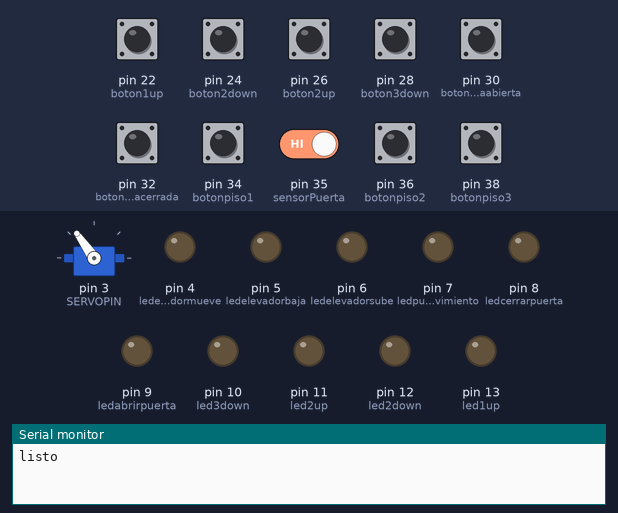
Recording of a sketch running on a simulated Arduino Mega 2560, built with avr-gcc and run on an emulated ATmega2560. Shown: servo, output pins drawn as LEDs (lit = HIGH), the last lines printed to the serial monitor. Inputs (shaded band) come from the test bench; at power-on: pin 22 (boton1up), pin 24 (boton2down), pin 26 (boton2up), pin 28 (boton3down), pin 30 (botonpuertaabierta), pin 32 (botonpuertacerrada), pin 34 (botonpiso1), pin 35 (sensorPuerta), pin 36 (botonpiso2), pin 38 (botonpiso3) HIGH.

Above: at 1.2 s.
1.3 s: pin 22 (boton1up) pulled LOW for 0.15 s
At 2.3 s:
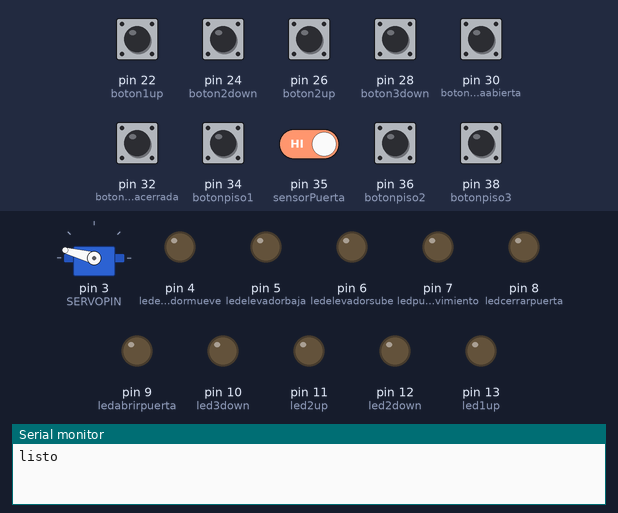
2.9 s: pin 24 (boton2down) pulled LOW for 0.15 s
At 3.6 s:
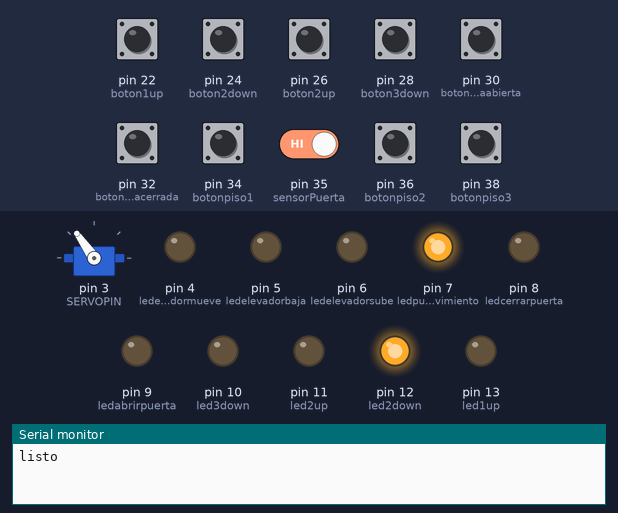
4.6 s: pin 26 (boton2up) pulled LOW for 0.15 s
At 5.8 s:
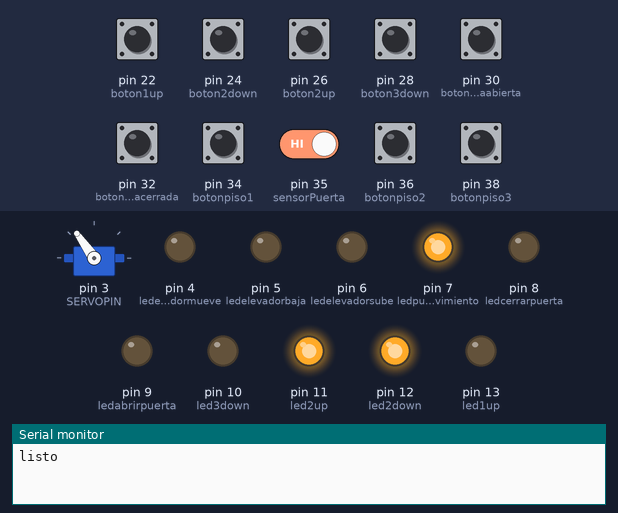
6.2 s: pin 28 (boton3down) pulled LOW for 0.15 s
At 7.2 s:
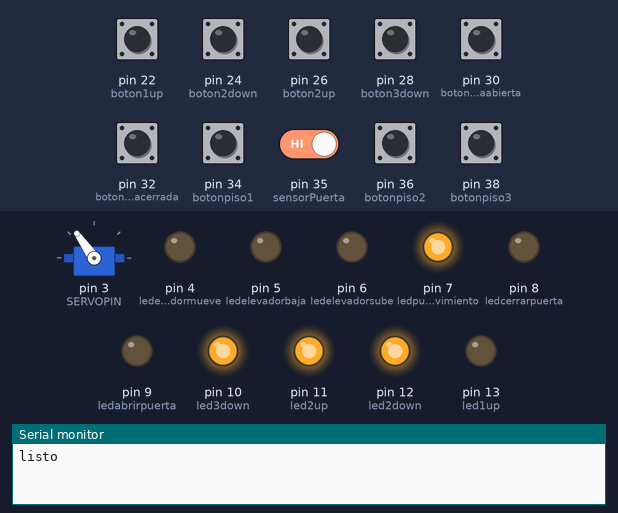
7.8 s: pin 36 (botonpiso2) pulled LOW for 0.15 s
At 8.4 s:
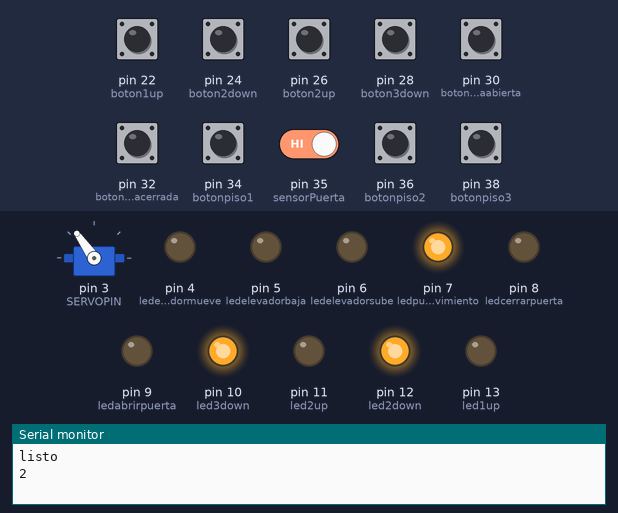
9.4 s: pin 30 (botonpuertaabierta) pulled LOW for 0.15 s
At 10.8 s:
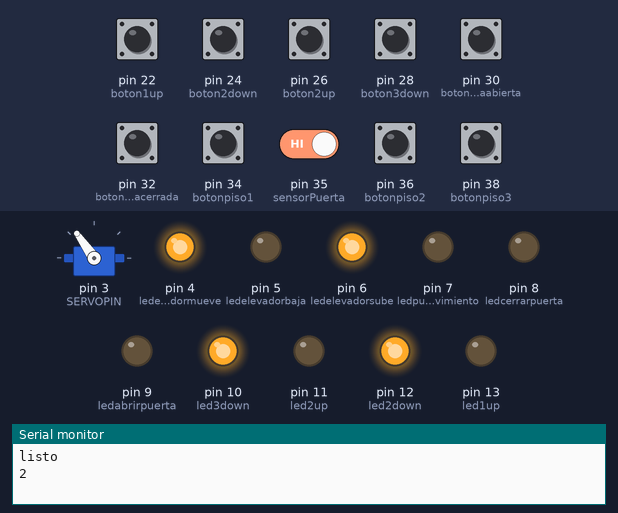
Timing chart, 0 to 12.0 s (numbered marks = the images above; inputs shaded):
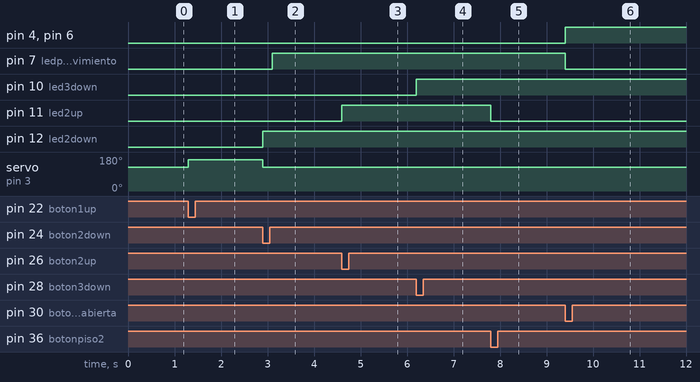

The sketch:

servoelevadorfinal.ino
```cpp
#include <Servo.h>
#define SERVOPIN 3
int angulo=0;
Servo servoPuerta;


#define led1up 13
#define led2down 12
#define led2up 11
#define led3down 10
#define ledabrirpuerta 9

#define ledcerrarpuerta 8
#define ledpuertamovimiento 7
#define ledelevadorsube 6
#define ledelevadorbaja 5
#define ledelevadormueve 4
//definición de puertos para botones
#define boton1up 22
#define boton2down 24
#define boton2up 26
#define boton3down 28
#define botonpuertaabierta 30
#define botonpuertacerrada 32
#define botonpiso1 34
#define botonpiso2 36
#define botonpiso3 38
//definición de puerto para sensor
#define sensorPuerta 35
//variables para botones externos
 int vp1up=0;
 int vp3down=0;
 int vp2down=0;
 int vp2up=0;
//variable para número de piso
int piso=1;
//variable dirección puerta (0 = cerrando; 1 = abriendo; 2 = detenido)
int direccionpuerta=2;
//variable de la condición de la puerta. 0 = cerrada; 1 = abierta; 2 =
int condicionpuerta=0;
//variable de la dirección del elevador (0 = subiendo; 1 = bajando; 2 moviendo; 3 = detenido)
int direccionelevador=0;
//variable para la condición del elevador. 0 = subiendo; 1 = bajando; 2 = moviendo; 3 = detenido
int condicionelevador=3;
//variable enclave piso
//variable para el sensor de la puerta (0 = hay un objeto, 1 = está libre)
int sensorp=1;
//definición de puertos de salida

void setup(){
Serial.begin(9600);
Serial.println("listo");

servoPuerta.attach(SERVOPIN);
servoPuerta.write(125);

 pinMode(led1up,OUTPUT);
 pinMode(led2down,OUTPUT);
 pinMode(led2up,OUTPUT);
 pinMode(led3down,OUTPUT);
 pinMode(ledabrirpuerta,OUTPUT);
 pinMode(ledcerrarpuerta,OUTPUT);
 pinMode(ledpuertamovimiento,OUTPUT);
 pinMode(ledelevadorsube,OUTPUT);
 pinMode(ledelevadorsube,OUTPUT);
 pinMode(ledelevadorbaja,OUTPUT);
 pinMode(ledelevadormueve,OUTPUT);
 //definición de puertos de entrada
 pinMode(boton1up,INPUT_PULLUP);
 pinMode(boton2down,INPUT_PULLUP);
 pinMode(boton2up,INPUT_PULLUP);
 pinMode(boton3down,INPUT_PULLUP);
 pinMode(botonpuertaabierta,INPUT_PULLUP);
 pinMode(botonpuertacerrada,INPUT_PULLUP);
 pinMode(botonpiso1,INPUT_PULLUP);
 pinMode(botonpiso2,INPUT_PULLUP);
 pinMode(botonpiso3,INPUT_PULLUP);
 //definición de puerto de entrada del sensor
 pinMode(sensorPuerta, INPUT_PULLUP);
}
//función para abrir la puerta.
void abrirpuerta(){
   servoPuerta.write(165);
   delay(200);
 /*
 digitalWrite(ledabrirpuerta,1);
 digitalWrite(ledcerrarpuerta,0);*/
 digitalWrite(ledpuertamovimiento,1);
 direccionpuerta=1;
 condicionpuerta=2;

}
//función para detener las puertas
void detenerpuerta(){
 digitalWrite(ledpuertamovimiento,0);
 if (direccionpuerta==0)
 condicionpuerta=0;
 else
 condicionpuerta=1;
 direccionpuerta=2;
  digitalWrite(ledabrirpuerta,0);
  digitalWrite(ledcerrarpuerta,0);
}
//función para cerrar la puerta
void cerrarpuerta(){
    servoPuerta.write(125);
delay(200);
 /* digitalWrite(ledabrirpuerta,0);
 digitalWrite(ledcerrarpuerta,1);*/
 digitalWrite(ledpuertamovimiento,1);
 direccionpuerta=0;
 condicionpuerta=2;
}
//función para bajar el elevador
void bajarelevador(){
 digitalWrite(ledelevadorsube,0);
 digitalWrite(ledelevadorbaja,1);
 digitalWrite(ledelevadormueve,1);
 direccionelevador=1;
 condicionelevador=2;
}
//función para detener el elevador
void detenerelevador(){
 digitalWrite(ledelevadorsube,0);
 digitalWrite(ledelevadorbaja,0);
 digitalWrite(ledelevadormueve,0);
 condicionelevador=3;
}
//función para subir el elevador
void subirelevador(){
 digitalWrite(ledelevadorsube,1);
 digitalWrite(ledelevadorbaja,0);
 digitalWrite(ledelevadormueve,1);
 direccionelevador=0;
 condicionelevador=2;
}
void loop() {
 //SENSOR DE PUERTA; Medida de Seguridad (por ello va al comienzo)
 if(digitalRead(sensorPuerta)==0 & condicionpuerta==2 & direccionpuerta==0){
 abrirpuerta();
 sensorp=0;
 }
 if(digitalRead(botonpuertaabierta)==0 & !sensorp){
 detenerpuerta();
 sensorp=1;
 }
 if(digitalRead(botonpiso1)==0 & piso!=1){
  piso=1;
  Serial.println(piso);
 }
  if(digitalRead(botonpiso2)==0 & piso!=2){
  piso=2;
    Serial.println(piso);
 }
   if(digitalRead(botonpiso3)==0 & piso!=3){
  piso=3;
    Serial.println(piso);
 }

 //PISO 1
 if((digitalRead(boton1up)==0 || vp1up) & sensorp){
 if(vp1up==0) vp1up=1;
 if(digitalRead(led1up)==0 & (piso!=1 || (piso==1 & condicionelevador==2))) digitalWrite(led1up,1);
 if(piso==1){
 if(condicionelevador==3){
 digitalWrite(led1up,0);
 if(condicionpuerta==0 & direccionpuerta==2){
 abrirpuerta();
 detenerpuerta();
 vp1up=0;
 direccionelevador=0;
 }/*
 if(digitalRead(botonpuertaabierta)==0){
 detenerpuerta();
 vp1up=0;
 direccionelevador=0;
 }*/
 }else if(direccionelevador==1){
 detenerelevador();
 }
 }
 if((piso==2 || piso==3) & !vp2down){
 if(condicionpuerta==0 & direccionelevador==1){
 bajarelevador();
 }
 if(condicionpuerta==1 & condicionelevador==3 & direccionelevador==1){
 cerrarpuerta();
  detenerpuerta();
 }/*
 if(digitalRead(botonpuertacerrada)==0 & condicionpuerta==2){
 detenerpuerta();
 }*/


 }
 }
 //PISO 3
 if((digitalRead(boton3down)==0 || vp3down) & sensorp){
 if(vp3down==0) vp3down=1;
 if(digitalRead(led3down)==0 & (piso!=3 || (piso==3 & condicionelevador==2))) digitalWrite(led3down,1);
if(piso==3){
 if(condicionelevador==3){
 digitalWrite(led3down,0);
 if(condicionpuerta==0 & direccionpuerta==2){
 abrirpuerta();
 detenerpuerta();
 vp3down=0;
 direccionelevador=1;
 Serial.println(condicionelevador);
 }/*
 if(digitalRead(botonpuertaabierta)==0){
 detenerpuerta();
 vp3down=0;
 direccionelevador=1;
 }*/
 }else if(direccionelevador==0){
 detenerelevador();
 }
 }
 if((piso==2 || piso==1) & !vp2up){
 if(condicionpuerta==0 & direccionelevador==0){
 subirelevador();
 }
 if(condicionpuerta==1 & condicionelevador==3 & direccionelevador==0){
 cerrarpuerta();
  detenerpuerta();
 }/*
 if(digitalRead(botonpuertacerrada)==0 & condicionpuerta==2){
 detenerpuerta();

 }*/

 }
 }
 //PISO 2 UP
 if((digitalRead(boton2up)==0 || vp2up) & sensorp){
 if(vp2up==0) vp2up=1;
 if(digitalRead(led2up)==0 & (piso!=2 || (piso==2 & condicionelevador==2))) digitalWrite(led2up,1);
 if(piso==2 & direccionelevador==0){
 if(condicionelevador==3){
 digitalWrite(led2up,0);
 if(condicionpuerta==0 & direccionpuerta==2){
 abrirpuerta();
 }
 if(digitalRead(botonpuertaabierta)==0){
 detenerpuerta();
 vp2up=0;
 direccionelevador=0;
 }
 }else {
 detenerelevador();
 }
 }
 if(piso==3 & !vp3down & !vp2down){
 if(condicionpuerta==0 & direccionelevador==1){
 bajarelevador();
 }
 if(condicionpuerta==1 & condicionelevador==3 &
direccionelevador==1){
 cerrarpuerta();
 }
 if(digitalRead(botonpuertacerrada)==0 & condicionpuerta==2){
 detenerpuerta();
 }

 }
 if(piso==1){
 if(condicionpuerta==0 & direccionelevador==0){
 subirelevador();
 }
 if(condicionpuerta==1 & condicionelevador==3 &
direccionelevador==0){
 cerrarpuerta();
 }
 if(digitalRead(botonpuertacerrada)==0 & condicionpuerta==2){
 detenerpuerta();
 }

 }
 }
 //PISO 2 DOWN
 if((digitalRead(boton2down)==0 || vp2down) & sensorp){
 if(vp2down==0) vp2down=1;
 if(digitalRead(led2down)==0 & (piso!=2 || (piso==2 &
condicionelevador==2))) digitalWrite(led2down,1);
 if(piso==2 & direccionelevador==1){
 if(condicionelevador==3){
 digitalWrite(led2down,0);
 if(condicionpuerta==0 & direccionpuerta==2){
 abrirpuerta();
 }
 if(digitalRead(botonpuertaabierta)==0){
 detenerpuerta();
 vp2down=0;
 direccionelevador=1;
 }
 }else if(direccionelevador==1){
 detenerelevador();
 }
 }
 if(piso==3){
 if(condicionpuerta==0 & direccionelevador==1){
 bajarelevador();
 }
 if(condicionpuerta==1 & condicionelevador==3 &
direccionelevador==1){
 cerrarpuerta();
 }
 if(digitalRead(botonpuertacerrada)==0 & condicionpuerta==2){
 detenerpuerta();
 }

 }
 if(piso==1 & !vp2up & !vp1up){
 if(condicionpuerta==0 & direccionelevador==0){
 subirelevador();
 }
 if(condicionpuerta==1 & condicionelevador==3 &
direccionelevador==0){
 cerrarpuerta();
 }
 if(digitalRead(botonpuertacerrada)==0 & condicionpuerta==2){
 detenerpuerta();
 }

 }
 }
 }
```

Measured:
- after the input at 1.3 s, servo on pin 3 (SERVOPIN): 125° → 165° at once
- after the input at 2.9 s, pin 7 (ledpuertamovimiento): LOW → HIGH after 0.20 s; pin 12 (led2down): LOW → HIGH at once; servo on pin 3 (SERVOPIN): 165° → 125° at once
- after the input at 4.6 s, pin 11 (led2up): LOW → HIGH at once
- after the input at 6.2 s, pin 10 (led3down): LOW → HIGH at once
- after the input at 7.8 s, pin 11 (led2up): HIGH → LOW at once
- after the input at 9.4 s, pin 4 (ledelevadormueve), pin 6 (ledelevadorsube): LOW → HIGH at once; pin 7 (ledpuertamovimiento): HIGH → LOW at once
